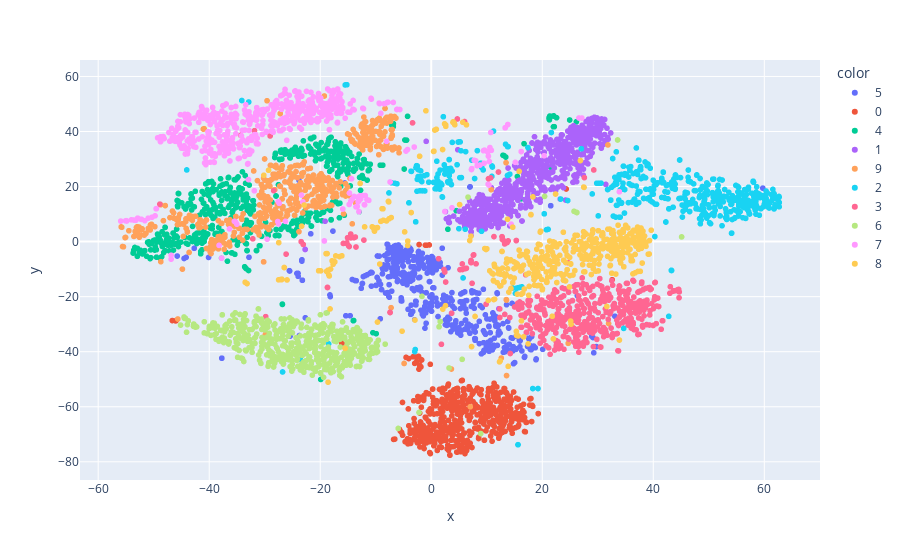

The code cell stored with this chart in its notebook:
### Code cell
# EXERCISE 10
tsne = TSNE(n_components=2, perplexity=75.0, learning_rate=1000, random_state=42, n_jobs=-1)
X_embedded = tsne.fit_transform(X[:5000])    
fig = px.scatter(X_embedded, x=X_embedded[:, 0], y=X_embedded[:, 1], color=y[:5000])
fig.show()

### Figure 1 — Plotly figure (JSON) as saved in the notebook; plotly's stock layout.template omitted (floating-point values rounded to 4 significant figures; data arrays with more than 128 entries replaced by an {"elided": "..."} marker saying what was removed)
{"data": [{"hovertemplate": "color=5<br>x=%{x}<br>y=%{y}<extra></extra>", "legendgroup": "5", "marker": {"color": "#636efa", "symbol": "circle"}, "mode": "markers", "name": "5", "showlegend": true, "type": "scattergl", "x": {"elided": "434 float values"}, "xaxis": "x", "y": {"elided": "434 float values"}, "yaxis": "y"}, {"hovertemplate": "color=0<br>x=%{x}<br>y=%{y}<extra></extra>", "legendgroup": "0", "marker": {"color": "#EF553B", "symbol": "circle"}, "mode": "markers", "name": "0", "showlegend": true, "type": "scattergl", "x": {"elided": "479 float values"}, "xaxis": "x", "y": {"elided": "479 float values"}, "yaxis": "y"}, {"hovertemplate": "color=4<br>x=%{x}<br>y=%{y}<extra></extra>", "legendgroup": "4", "marker": {"color": "#00cc96", "symbol": "circle"}, "mode": "markers", "name": "4", "showlegend": true, "type": "scattergl", "x": {"elided": "535 float values"}, "xaxis": "x", "y": {"elided": "535 float values"}, "yaxis": "y"}, {"hovertemplate": "color=1<br>x=%{x}<br>y=%{y}<extra></extra>", "legendgroup": "1", "marker": {"color": "#ab63fa", "symbol": "circle"}, "mode": "markers", "name": "1", "showlegend": true, "type": "scattergl", "x": {"elided": "563 float values"}, "xaxis": "x", "y": {"elided": "563 float values"}, "yaxis": "y"}, {"hovertemplate": "color=9<br>x=%{x}<br>y=%{y}<extra></extra>", "legendgroup": "9", "marker": {"color": "#FFA15A", "symbol": "circle"}, "mode": "markers", "name": "9", "showlegend": true, "type": "scattergl", "x": {"elided": "495 float values"}, "xaxis": "x", "y": {"elided": "495 float values"}, "yaxis": "y"}, {"hovertemplate": "color=2<br>x=%{x}<br>y=%{y}<extra></extra>", "legendgroup": "2", "marker": {"color": "#19d3f3", "symbol": "circle"}, "mode": "markers", "name": "2", "showlegend": true, "type": "scattergl", "x": {"elided": "488 float values"}, "xaxis": "x", "y": {"elided": "488 float values"}, "yaxis": "y"}, {"hovertemplate": "color=3<br>x=%{x}<br>y=%{y}<extra></extra>", "legendgroup": "3", "marker": {"color": "#FF6692", "symbol": "circle"}, "mode": "markers", "name": "3", "showlegend": true, "type": "scattergl", "x": {"elided": "493 float values"}, "xaxis": "x", "y": {"elided": "493 float values"}, "yaxis": "y"}, {"hovertemplate": "color=6<br>x=%{x}<br>y=%{y}<extra></extra>", "legendgroup": "6", "marker": {"color": "#B6E880", "symbol": "circle"}, "mode": "markers", "name": "6", "showlegend": true, "type": "scattergl", "x": {"elided": "501 float values"}, "xaxis": "x", "y": {"elided": "501 float values"}, "yaxis": "y"}, {"hovertemplate": "color=7<br>x=%{x}<br>y=%{y}<extra></extra>", "legendgroup": "7", "marker": {"color": "#FF97FF", "symbol": "circle"}, "mode": "markers", "name": "7", "showlegend": true, "type": "scattergl", "x": {"elided": "550 float values"}, "xaxis": "x", "y": {"elided": "550 float values"}, "yaxis": "y"}, {"hovertemplate": "color=8<br>x=%{x}<br>y=%{y}<extra></extra>", "legendgroup": "8", "marker": {"color": "#FECB52", "symbol": "circle"}, "mode": "markers", "name": "8", "showlegend": true, "type": "scattergl", "x": {"elided": "462 float values"}, "xaxis": "x", "y": {"elided": "462 float values"}, "yaxis": "y"}], "layout": {"legend": {"title": {"text": "color"}, "tracegroupgap": 0}, "margin": {"t": 60}, "xaxis": {"anchor": "y", "domain": [0, 1], "title": {"text": "x"}}, "yaxis": {"anchor": "x", "domain": [0, 1], "title": {"text": "y"}}}}
